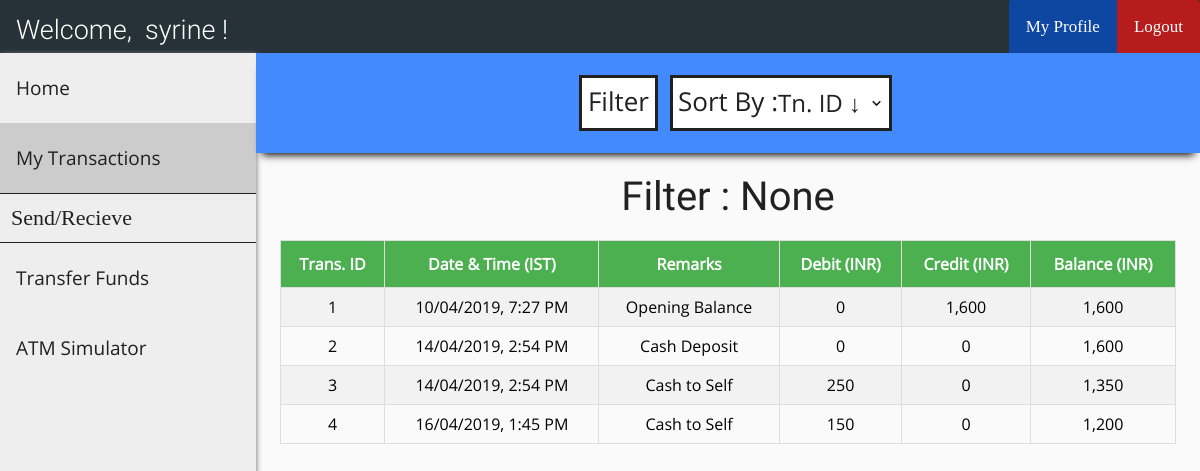
Screenshot of /customer_transactions.php (signed in) with the database file from the repository.
### tables this page shows
CREATE TABLE `customer` (
  `cust_id` int(11) NOT NULL,
  `first_name` varchar(30) DEFAULT NULL,
  `last_name` varchar(30) DEFAULT NULL,
  `gender` varchar(10) DEFAULT NULL,
  `dob` date DEFAULT NULL,
  `card_no` int(11) DEFAULT NULL,
  `email` varchar(30) DEFAULT NULL,
  `phone_no` varchar(20) DEFAULT NULL,
  `address` varchar(255) DEFAULT NULL,
  `branch` varchar(30) DEFAULT NULL,
  `account_no` int(11) DEFAULT NULL,
  `pin` int(4) DEFAULT NULL,
  `uname` varchar(30) DEFAULT NULL,
  `pwd` varchar(30) DEFAULT NULL
);

CREATE TABLE `passbook1` (
  `trans_id` int(11) NOT NULL,
  `trans_date` datetime DEFAULT NULL,
  `remarks` varchar(255) DEFAULT NULL,
  `debit` int(11) DEFAULT NULL,
  `credit` int(11) DEFAULT NULL,
  `balance` int(11) DEFAULT NULL
);

### customer_transactions.php (the view, shortened to what this page needs)
<?php
    include "connect.php";
    include "header.php";
    include "customer_navbar.php";
    include "customer_sidebar.php";
    if (isset($_SESSION['loggedIn_cust_id'])) {
        $sql0 = "SELECT * FROM passbook".$_SESSION['loggedIn_cust_id'];
    }
    $filter_indicator = "None";
?>
<!DOCTYPE html>
<html>
<head>
    <link rel="stylesheet" href="transactions_style.css">
</head>
<body>
    <div class="search-bar-wrapper">
        <div class="search-bar" id="the-search-bar">
            <div class="flex-item-search-bar" id="fi-search-bar">
                <button id="search" onclick="document.getElementById('id01').style.display='block'">Filter</button>
                <div class="flex-item-by">
                    <label id="sort">Sort By :</label>
                </div>
                <div class="flex-item-search-by">
                    <select name="by" onChange="window.location.href=this.value">
                        <option selected disabled hidden>
                            <?php if (empty($_GET['sort'])) {?>Tn. ID &darr;<?php } ?>
                        </option>
                    </select>
                </div>
            </div>
        </div>
    </div>
    <div class="flex-container">
        <p id="none">Filter : <?php echo $filter_indicator ?></p>
    </div>
    <div class="flex-container">
        <?php
            $result = $conn->query($sql0);
            if ($result->num_rows > 0) {?>
                <table id="transactions">
                    <tr>
                        <th>Trans. ID</th>
                        <th>Date & Time (IST)</th>
                        <th>Remarks</th>
                        <th>Debit (INR)</th>
                        <th>Credit (INR)</th>
                        <th>Balance (INR)</th>
                    </tr>
        <?php
            while($row = $result->fetch_assoc()) {?>
                    <tr>
                        <td><?php echo $row["trans_id"]; ?></td>
                        <td>
                            <?php
                                $time = strtotime($row["trans_date"]);
                                $sanitized_time = date("d/m/Y, g:i A", $time);
                                echo $sanitized_time;
                             ?>
                        </td>
                        <td><?php echo $row["remarks"]; ?></td>
                        <td><?php echo number_format($row["debit"]); ?></td>
                        <td><?php echo number_format($row["credit"]); ?></td>
                        <td><?php echo number_format($row["balance"]); ?></td>
                    </tr>
            <?php } ?>
            </table>
            <?php
            } else {  ?>
                <p id="none"> No results found :(</p>
            <?php }
            $conn->close(); ?>
    </div>
</body>
</html>

### customer_navbar.php (shortened to what this page needs)
<?php
    include "connect.php";
    if (isset($_SESSION['loggedIn_cust_id'])) {
        $sql0 = "SELECT * FROM customer WHERE cust_id=".$_SESSION['loggedIn_cust_id'];
        $result = $conn->query($sql0);
        $row = $result->fetch_assoc();
    }
?>
<!DOCTYPE html>
<html>
<head>
    <link rel="stylesheet" href="user_navbar_style.css">
    <link href="fonts/font-awesome.css" rel="stylesheet">
</head>
<body>
    <div class="nav-wrapper">
        <div class="topnav" id="theTopNav">
            <a id="user">Welcome, &nbsp<?php echo $row["first_name"]; ?> !</a>
            <a id="logout" href="logout_action.php" onclick="return confirm('Are you sure?')">Logout</a>
            <a id="profile" href="customer_profile.php">My Profile</a>
        </div>
    </div>
</body>
</html>

### header_style.css (style rules this page uses)
body { margin: 0; padding: 0; background-color: #FAFAFA; }

### user_navbar_style.css (style rules this page uses)
.nav-wrapper { height: 53px; background: #333; }
.nav-wrapper .topnav { background-color: #263238; overflow: hidden; height: 53px; }
.topnav a[id="user"] { float: left; display: block; color: white; text-align: center; padding: 14px 16px; text-decoration: none; font-size: 27px; font-family: Roboto-Light; }
.topnav a[id="profile"] { float: right; display: block; color: white; text-align: center; padding: 17px 17px; text-decoration: none; font-size: 17px; font-family: OpenSans-Bold; background-color: #0D47A1; border-top-left-radius: 3px; }
.topnav a[id="logout"] { float: right; display: block; color: white; text-align: center; padding: 17px 17px; text-decoration: none; font-size: 17px; font-family: OpenSans-Bold; background-color: #b71c1c; border-top-right-radius: 3px; }

### transactions_style.css (style rules this page uses)
.flex-container { display: -webkit-flex; display: flex; margin-left: 256px; width: auto; height: auto; padding-top: 20px; flex-direction: column; overflow-x: auto; }
.search-bar-wrapper { height: 100px; }
.search-bar-wrapper .search-bar { display: -webkit-flex; display: flex; margin-left: 256px; position: relative; width: auto; height: 100px; flex-direction: column; background-color: #448AFF; box-shadow: 0 8px 8px -6px black; overflow: hidden; }
label[id="sort"] { display: block; float: left; color: #212121; font-family: OpenSans-Regular; font-size: 26px; background-color: white; border: 3px solid #212121; border-right: 0; margin: 12px; margin-right: 0px; height: 45px; padding-top: 5px; padding-left: 5px; }
select { font-family: OpenSans-Regular; color: #212121; font-size: 24px; background: url("images/down_arrow.png") 96% / 15% no-repeat #eee; -webkit-appearance: none; -moz-appearance: none; background-color: white; border: 3px solid #212121; border-left: 0; margin: 12px; margin-left: 0px; height: 56px; width: 115%; }
.flex-item-search-bar { display: -webkit-flex; display: flex; flex-direction: row; margin: auto; width: auto; height: auto; }
button[id="search"] { font-family: OpenSans-Regular; color: #212121; font-size: 26px; background-color: white; cursor: pointer; height: 40px; margin-top: 12px; padding-top: 5px; padding-bottom: 45px; border: 3px solid #212121; }
label { display: block; float: left; color: #212121; font-family: OpenSans-Bold; font-size: 20px; }
#transactions { font-family: OpenSans-Regular; border-collapse: collapse; width: 80%; margin: auto; }
@media screen and (max-width: 1280px) { #transactions { width: 95%; } }
#transactions td, #transactions th { text-align: center; border: 1px solid #ddd; padding: 8px; }
#transactions tr:nth-child(even) { background-color: #f2f2f2; }
#transactions th { padding-top: 12px; padding-bottom: 12px; background-color: #4CAF50; color: white; }
p[id="none"] { margin: auto; font-size: 40px; color: #212121; font-family: Roboto-Regular; }

### rows the page displays
customer: first_name "syrine"
passbook1: trans_id "1", trans_date "10/04/2019, 7:27 PM", remarks "Opening Balance", debit "0", credit "1,600", balance "1,600"
passbook1: trans_id "2", trans_date "14/04/2019, 2:54 PM", remarks "Cash Deposit", debit "0", credit "0", balance "1,600"
passbook1: trans_id "3", trans_date "14/04/2019, 2:54 PM", remarks "Cash to Self", debit "250", credit "0", balance "1,350"
passbook1: trans_id "4", trans_date "16/04/2019, 1:45 PM", remarks "Cash to Self", debit "150", credit "0", balance "1,200"

### other values shown
$filter_indicator "None"
